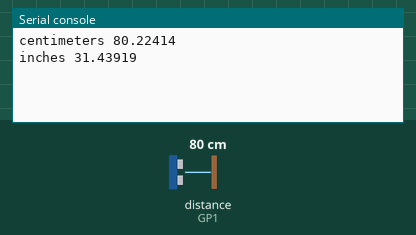
This program was run on a simulated Raspberry Pi Pico running MicroPython. Parts: the last lines printed to the serial console. The test bench sets the inputs (shaded band); at power-on: distance to the obstacle (sensor on GP1) 80 cm.

Above: at 1.2 s.
1.3 s: distance to the obstacle (sensor on GP1) set to 2 cm
At 2.5 s:
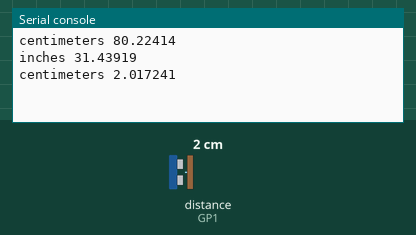
2.8 s: distance to the obstacle (sensor on GP1) set to 4 cm
At 3.8 s:
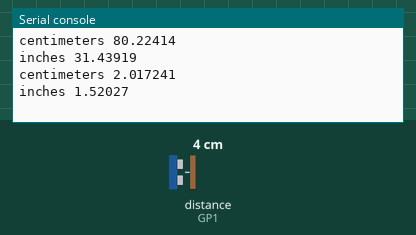
Timing chart, 0 to 5.8 s (numbered marks = the images above; inputs shaded):
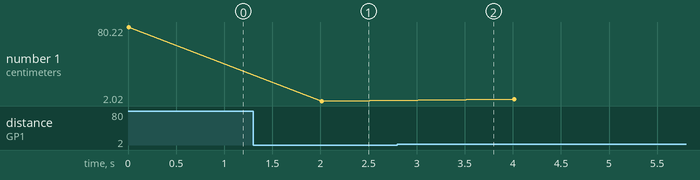

Measured:
- after the input at 1.3 s, the serial console: prints a new line after 0.71 s (image 1)
- after the input at 2.8 s, the serial console: prints a new line after 0.22 s (image 2)
- plotted number 1: 80.22 → 2.02 after the input at 1.3 s, 2.02 → 3.88 after the input at 2.8 s

The program:

ultrasonic_ranger_demo.py
```python
import time
from ultrasonic_ranger import GroveUltrasonicRanger

ultrasonic = GroveUltrasonicRanger(1)

while True:
    # measure distance in centimeters
    centimeters = ultrasonic.measureInCentimeters()
    print('centimeters {}'.format( centimeters ) )
    time.sleep_ms(1000)

    # measure distance in inches
    inches = ultrasonic.measureInInches()
    print('inches {}'.format( inches ) )
    time.sleep_ms(1000)
```

ultrasonic_ranger.py
```python
import machine
import time

class GroveUltrasonicRanger:

    def __init__(self, pin):
        self._pin = pin

        self._timeout = 1000000

    def duration(self):

        pin = machine.Pin(self._pin, machine.Pin.OUT)
        pin.value(0)
        time.sleep_us(2)
        pin.value(1)
        time.sleep_us(5)
        pin.value(0)
        pin.init(machine.Pin.IN)

        begin = time.ticks_us()

        # wait for any previous pulse to end
        while pin.value():
            if time.ticks_us() - begin >= self._timeout:
                return 0

        # wait for the pulse to start
        while not pin.value():
            if time.ticks_us() - begin >= self._timeout:
                return 0

        pulseBegin = time.ticks_us()

        # wait for the pulse to stop
        while pin.value():
            if time.ticks_us() - begin >= self._timeout:
                return 0

        pulseEnd = time.ticks_us()

        return pulseEnd - pulseBegin

    def measureInCentimeters(self):
        rangeInCentimeters = self.duration() / 29 / 2
        return rangeInCentimeters

    def measureInInches(self):
        rangeInInches = self.duration() / 74 / 2
        return rangeInInches
```
